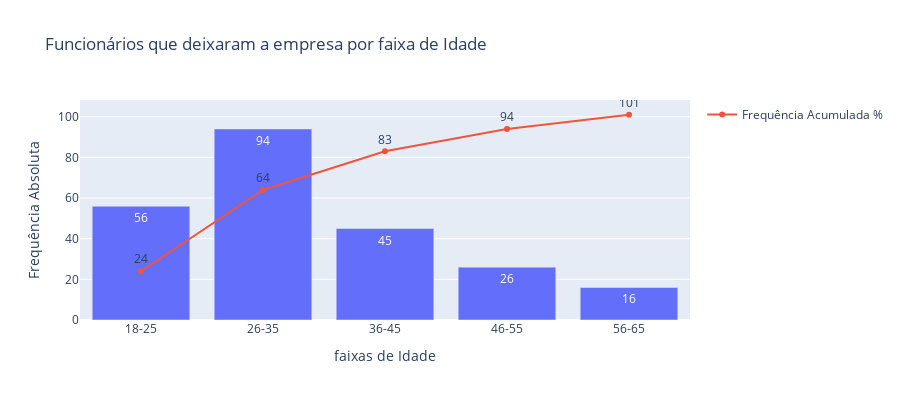

Notebook code for this chart:
### Markdown cell above
### Funcionário_deixou_a_empresa X Idade

### Code cell
# Análise bidimensional entre as variáveis "Funcionário_deixou_a_empresa" e "Idade_5"

# Calcular a frequência absoluta ordenada do maior pro menor valor da coluna "Sim"
freq_abs = (
    df.groupby("Funcionário_deixou_a_empresa")["Idade_5"]
    .value_counts()
    .unstack(fill_value=0)
)

display(freq_abs.T)

# Calcular a frequência relativa
freq_rel = round(freq_abs.div(freq_abs.sum(axis=1), axis=0) * 100)

display(freq_rel.T)

# Calcular a frequência acumulada em percentual
freq_acum_pct = freq_rel.cumsum(axis=1)

display(freq_acum_pct.T)

# Criando grafico de barras dos intervalos de Idade_5 com os valores de frequencia absoluta da coluna "Sim"
fig = px.bar(
    freq_abs.T,
    x=["18-25", "26-35", "36-45", "46-55", "56-65"],
    y="Sim",
    title="Funcionários que deixaram a empresa por faixa de Idades",
    labels={"Sim": "Frequência Absoluta", "x": "faixa de Idades"},
    height=400,
    text="Sim",
)

# Adicionar o gráfico de linha da frequencia acumulada ao gráfico de barras existentes
fig.add_trace(
    go.Scatter(
        x=["18-25", "26-35", "36-45", "46-55", "56-65"],
        y=freq_acum_pct.T["Sim"],
        text=freq_acum_pct.T["Sim"],
        mode="lines+markers+text",
        name="Frequência Acumulada %",
        textposition="top center",
    )
)

# exibir o grafico
fig.show()

### Figure 1 — Plotly figure (JSON) as saved in the notebook; plotly's stock layout.template omitted (floating-point values rounded to 4 significant figures)
{"data": [{"alignmentgroup": "True", "hovertemplate": "faixas de Idade=%{x}<br>Frequência Absoluta=%{text}<extra></extra>", "legendgroup": "", "marker": {"color": "#636efa", "pattern": {"shape": ""}}, "name": "", "offsetgroup": "", "orientation": "v", "showlegend": false, "text": [56, 94, 45, 26, 16], "textposition": "auto", "type": "bar", "x": ["18-25", "26-35", "36-45", "46-55", "56-65"], "xaxis": "x", "y": [56, 94, 45, 26, 16], "yaxis": "y"}, {"mode": "lines+markers+text", "name": "Frequência Acumulada %", "text": [24, 64, 83, 94, 101], "textposition": "top center", "type": "scatter", "x": ["18-25", "26-35", "36-45", "46-55", "56-65"], "y": [24, 64, 83, 94, 101]}], "layout": {"barmode": "relative", "height": 400, "legend": {"tracegroupgap": 0}, "title": {"text": "Funcionários que deixaram a empresa por faixa de Idade"}, "xaxis": {"anchor": "y", "domain": [0, 1], "title": {"text": "faixas de Idade"}}, "yaxis": {"anchor": "x", "domain": [0, 1], "title": {"text": "Frequência Absoluta"}}}}
